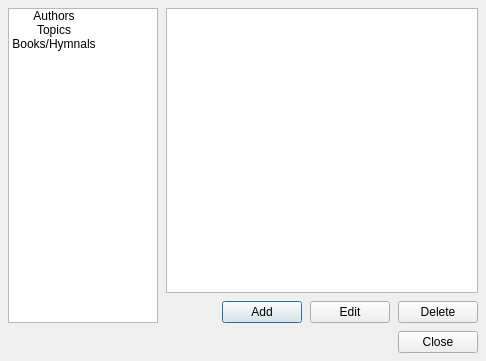
<?xml version="1.0" encoding="UTF-8"?>
<ui version="4.0">
 <class>SongMaintenanceDialog</class>
 <widget class="QDialog" name="SongMaintenanceDialog">
  <property name="geometry">
   <rect>
    <x>0</x>
    <y>0</y>
    <width>486</width>
    <height>361</height>
   </rect>
  </property>
  <property name="windowTitle">
   <string>Song Maintenance</string>
  </property>
  <layout class="QVBoxLayout" name="verticalLayout">
   <property name="spacing">
    <number>8</number>
   </property>
   <property name="margin">
    <number>8</number>
   </property>
   <item>
    <widget class="QWidget" name="ContentWidget" native="true">
     <layout class="QHBoxLayout" name="horizontalLayout">
      <property name="spacing">
       <number>8</number>
      </property>
      <property name="margin">
       <number>0</number>
      </property>
      <item>
       <widget class="QListWidget" name="TypeListWidget">
        <property name="maximumSize">
         <size>
          <width>150</width>
          <height>16777215</height>
         </size>
        </property>
        <property name="showDropIndicator" stdset="0">
         <bool>false</bool>
        </property>
        <property name="iconSize">
         <size>
          <width>32</width>
          <height>32</height>
         </size>
        </property>
        <property name="flow">
         <enum>QListView::TopToBottom</enum>
        </property>
        <property name="spacing">
         <number>0</number>
        </property>
        <property name="viewMode">
         <enum>QListView::IconMode</enum>
        </property>
        <property name="uniformItemSizes">
         <bool>true</bool>
        </property>
        <item>
         <property name="text">
          <string>Authors</string>
         </property>
         <property name="textAlignment">
          <set>AlignHCenter|AlignVCenter|AlignCenter</set>
         </property>
         <property name="icon">
          <iconset resource="../images/openlp-2.qrc">
           <normaloff>:/songs/author_maintenance.png</normaloff>:/songs/author_maintenance.png</iconset>
         </property>
         <property name="flags">
          <set>ItemIsSelectable|ItemIsEnabled</set>
         </property>
        </item>
        <item>
         <property name="text">
          <string>Topics</string>
         </property>
         <property name="textAlignment">
          <set>AlignHCenter|AlignVCenter|AlignCenter</set>
         </property>
         <property name="icon">
          <iconset resource="../images/openlp-2.qrc">
           <normaloff>:/songs/topic_maintenance.png</normaloff>:/songs/topic_maintenance.png</iconset>
         </property>
         <property name="flags">
          <set>ItemIsSelectable|ItemIsEnabled</set>
         </property>
        </item>
        <item>
         <property name="text">
          <string>Books/Hymnals</string>
         </property>
         <property name="textAlignment">
          <set>AlignHCenter|AlignVCenter|AlignCenter</set>
         </property>
         <property name="icon">
          <iconset resource="../images/openlp-2.qrc">
           <normaloff>:/songs/book_maintenance.png</normaloff>:/songs/book_maintenance.png</iconset>
         </property>
         <property name="flags">
          <set>ItemIsSelectable|ItemIsEnabled</set>
         </property>
        </item>
       </widget>
      </item>
      <item>
       <widget class="QStackedWidget" name="TypeStackedWidget">
        <property name="currentIndex">
         <number>0</number>
        </property>
        <widget class="QWidget" name="AuthorsPage">
         <layout class="QVBoxLayout" name="verticalLayout_2">
          <property name="spacing">
           <number>8</number>
          </property>
          <property name="margin">
           <number>0</number>
          </property>
          <item>
           <widget class="QListWidget" name="AuthorsListWidget"/>
          </item>
          <item>
           <widget class="QWidget" name="AuthorWidget" native="true">
            <layout class="QHBoxLayout" name="horizontalLayout_2">
             <property name="spacing">
              <number>8</number>
             </property>
             <property name="margin">
              <number>0</number>
             </property>
             <item>
              <spacer name="AuthorSpacer">
               <property name="orientation">
                <enum>Qt::Horizontal</enum>
               </property>
               <property name="sizeHint" stdset="0">
                <size>
                 <width>40</width>
                 <height>20</height>
                </size>
               </property>
              </spacer>
             </item>
             <item>
              <widget class="QPushButton" name="AuthorAddButton">
               <property name="text">
                <string>Add</string>
               </property>
               <property name="icon">
                <iconset resource="../images/openlp-2.qrc">
                 <normaloff>:/songs/song_author_edit.png</normaloff>:/songs/song_author_edit.png</iconset>
               </property>
              </widget>
             </item>
             <item>
              <widget class="QPushButton" name="AuthorEditButton">
               <property name="text">
                <string>Edit</string>
               </property>
               <property name="icon">
                <iconset resource="../images/openlp-2.qrc">
                 <normaloff>:/songs/song_edit.png</normaloff>:/songs/song_edit.png</iconset>
               </property>
              </widget>
             </item>
             <item>
              <widget class="QPushButton" name="AuthorDeleteButton">
               <property name="text">
                <string>Delete</string>
               </property>
               <property name="icon">
                <iconset resource="../images/openlp-2.qrc">
                 <normaloff>:/songs/song_delete.png</normaloff>:/songs/song_delete.png</iconset>
               </property>
              </widget>
             </item>
            </layout>
           </widget>
          </item>
         </layout>
        </widget>
        <widget class="QWidget" name="TopicsPage"/>
        <widget class="QWidget" name="BooksPage">
         <widget class="QListWidget" name="listWidget">
          <property name="geometry">
           <rect>
            <x>30</x>
            <y>20</y>
            <width>256</width>
            <height>192</height>
           </rect>
          </property>
         </widget>
        </widget>
       </widget>
      </item>
     </layout>
    </widget>
   </item>
   <item>
    <widget class="QDialogButtonBox" name="MaintenanceButtonBox">
     <property name="orientation">
      <enum>Qt::Horizontal</enum>
     </property>
     <property name="standardButtons">
      <set>QDialogButtonBox::Close</set>
     </property>
    </widget>
   </item>
  </layout>
 </widget>
 <resources>
  <include location="../images/openlp-2.qrc"/>
 </resources>
 <connections>
  <connection>
   <sender>MaintenanceButtonBox</sender>
   <signal>accepted()</signal>
   <receiver>SongMaintenanceDialog</receiver>
   <slot>accept()</slot>
   <hints>
    <hint type="sourcelabel">
     <x>242</x>
     <y>340</y>
    </hint>
    <hint type="destinationlabel">
     <x>242</x>
     <y>180</y>
    </hint>
   </hints>
  </connection>
  <connection>
   <sender>TypeListWidget</sender>
   <signal>currentRowChanged(int)</signal>
   <receiver>TypeStackedWidget</receiver>
   <slot>setCurrentIndex(int)</slot>
   <hints>
    <hint type="sourcelabel">
     <x>82</x>
     <y>163</y>
    </hint>
    <hint type="destinationlabel">
     <x>321</x>
     <y>163</y>
    </hint>
   </hints>
  </connection>
 </connections>
</ui>
